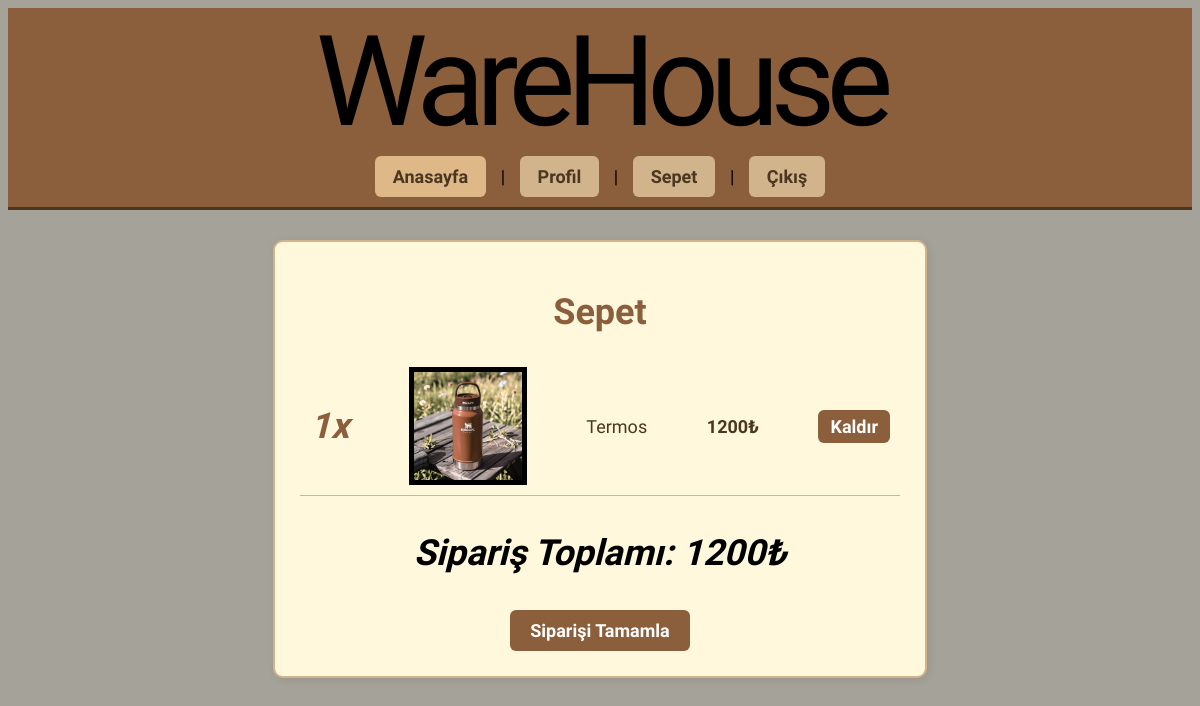
Before: /cart/ (signed in) with the older database file.
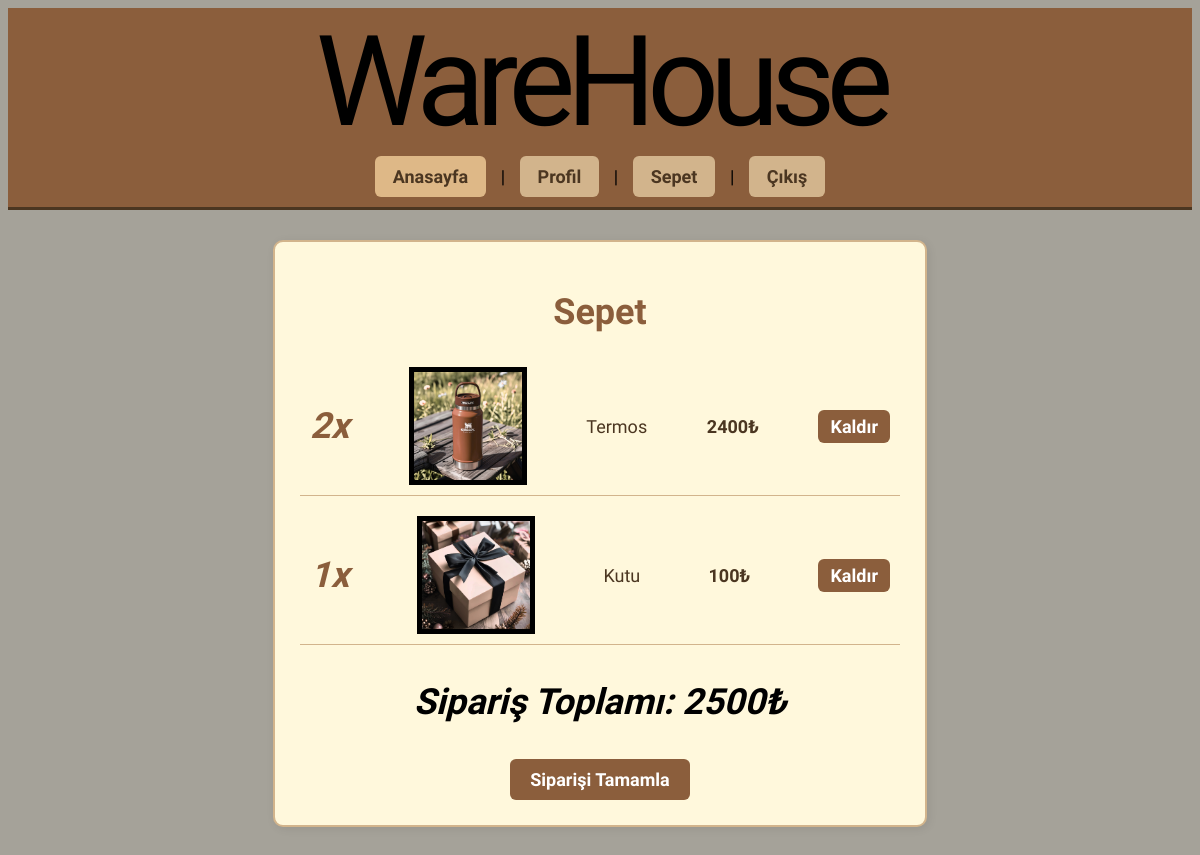
After: the same page with the newer database file.
### base/models.py (models this page shows, shortened)
class CartItem(models.Model):
    cart = models.ForeignKey(Cart, on_delete=models.CASCADE)
    item = models.ForeignKey(Item, on_delete=models.CASCADE)
    quantity = models.PositiveIntegerField(default=1)

class Item(models.Model):
    item_name = models.CharField(max_length=200, unique=True)
    shelf = models.ForeignKey(Shelf, on_delete=models.CASCADE)
    item_image = models.ImageField(null=True, default="color_palette.png")
    item_price = models.IntegerField(default=0)

### base/views.py (the view)
# urls.py: path('cart/', views.cart_view, name='cart'),
def cart_view(request):
    if not request.user.is_authenticated:
        return redirect('login')
    cart, created = Cart.objects.get_or_create(user=request.user)
    cart = request.user.cart
    cart_items = CartItem.objects.filter(cart=cart)
    total_price = 0
    for item in cart_items:
        total_price += int(item.quantity * item.item.item_price)
    context = {'cart_items':cart_items, 'total_price': total_price}
    return render(request, 'base/cart.html', context)

### base/templatetags/calculation_filters.py (called while the page is built)
@register.filter
def multiply(value, arg):
    try:
        return int(value) * int(arg)
    except (ValueError, TypeError):
        return 0

### base/templatetags/user_tags.py (called while the page is built)
@register.simple_tag
def is_superuser(user):
    return user.is_authenticated and user.is_superuser

### base/templates/base/cart.html
{% extends 'base/main.html' %}
{% load calculation_filters %}
{% block content %}
{% load static %}
{% load static slugify_tags %}
<div class="cart-card">
    <h1>Sepet</h1>
    {% if cart_items %}
        <ul>
        {% for item in cart_items %}
            <li>
                <p id="item-count">{{ item.quantity }}x</p>
                <img src="{% static '' %}base/images/{{ item.item.item_name|slugify }}.png" alt="{{ item.item_name }}">
                {{ item.item.item_name }}
                <p>{{ item.item.item_price|multiply:item.quantity }}₺</p>
                <a href="{% url 'remove_from_cart' item.id %}">Kaldır</a>
            </li>
        {% endfor %}
        <p id="order">Sipariş Toplamı: {{ total_price }}₺</p>
        </ul>
        <a href="{% url 'create_order' %}" class="checkout-link">Siparişi Tamamla</a>
    {% else %}
        <p>Sepetiniz boş.</p>
    {% endif %}
</div>
{% endblock %}

### base/templates/base/main.html (shortened to what this page needs)
<!DOCTYPE html>
<html lang="en">
  <head>
    {% load static %}
    {% load user_tags %}
    <link rel="stylesheet" href="{% static 'base/styles/styles.css' %}">
  </head>
  <body>
    <header>
        <h1 class="main-logo">WareHouse</h1>
        <nav class="navbar">
            <a href="{% url 'home' %}" id="anasayfa">Anasayfa</a> |
            {% is_superuser user as is_super %}
            {% if request.user.is_authenticated %}
                {% if not is_super %}
                  <a href="{% url 'profile' %}" class="nav-button">Profil</a> |
                  <a href="{% url 'cart' %}">Sepet</a> |
                {% else %}
                  <a href="{% url 'order_list' %}">Sipariş Listesi</a> |
                {% endif %}
              <a href="{% url 'logout' %}">Çıkış</a>
            {% else %}
              <a href="{% url 'login' %}">Giriş</a> |
              <a href="{% url 'register' %}">Kayıt</a>
            {% endif %}
        </nav>
    </header>
    {% block content %}
    {% endblock %}
  </body>
</html>

### base/static/base/styles/styles.css (style rules this page uses)
html { background-color: rgb(139 135 123 / 77%); font-family: "Titillium Web", sans-serif; font-weight: 400; font-size: 18px; }
header { background-color: #8b5e3c; text-align: center; border-bottom: 3px solid #4b3621; }
.main-logo { font-family: "Barlow Condensed", sans-serif; font-weight: 500; margin-top: 0; margin-bottom: 5px; letter-spacing: -0.5rem; font-size: 7rem; }
.navbar { margin-top: 10px; margin-bottom: 20px; }
.navbar a { text-decoration: none; margin: 0 10px; padding: 10px 18px; border: none; background-color: #d2b48c; color: #4b3621; font-weight: bold; border-radius: 6px; transition: background-color 0.3s ease, color 0.3s ease; }
.navbar a#anasayfa { background-color: #deb887; }
.cart-card { background-color: #fff8dc; border: 2px solid #d2b48c; border-radius: 10px; padding: 25px; margin: 30px auto; max-width: 600px; box-shadow: 2px 2px 10px rgba(0, 0, 0, 0.08); color: #4b3621; }
.cart-card p { font-weight: 700; }
.cart-card #order { text-align: center; color: black; font-size: 2rem; font-weight: 900; font-style: italic; }
.cart-card h1 { text-align: center; color: #8b5e3c; }
.cart-card ul { list-style-type: none; padding: 0; }
.cart-card li { padding: 10px; margin-bottom: 10px; border-bottom: 1px solid #d2b48c; display: flex; justify-content: space-between; align-items: center; }
.cart-card img { width: 6rem; height: 6rem; border: 0.3rem solid black; }
.cart-card a { background-color: #8b5e3c; color: white; padding: 6px 12px; text-decoration: none; border-radius: 6px; font-weight: bold; transition: background-color 0.3s ease; }
.cart-card #item-count { text-align: center; color: #8b5e3c; font-size: 2rem; font-weight: 900; font-style: italic; }
.cart-card .checkout-link { display: block; margin-top: 20px; text-align: center; background-color: #8b5e3c; color: white; padding: 10px 20px; border-radius: 6px; text-decoration: none; font-weight: bold; width: fit-content; margin-left: auto; margin-right: auto; transition: background-color 0.3s ease; }

Changed rows visible on the page:
removed CartItem: quantity "1", item.item_name "Termos", item.item_price|multiply "1200"
added CartItem: quantity "2", item.item_name "Termos", item.item_price|multiply "2400"
added CartItem: quantity "1", shows a picture, item.item_name "Kutu", item.item_price|multiply "100"
Other visible differences:
{{ total_price }}: "1200" → "2500"
